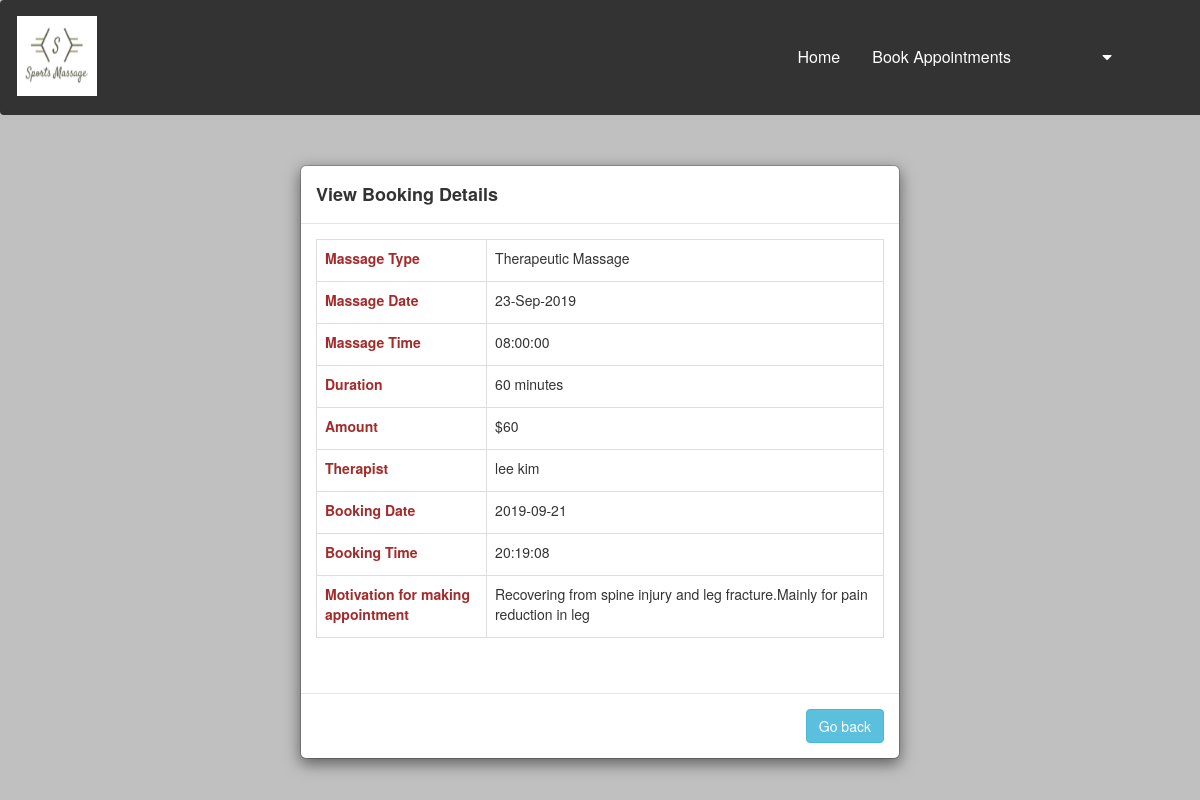
Page /View.php?id=22 on the committed database.
### tables this page shows
CREATE TABLE `bookings` (
  `BookingId` int(11) NOT NULL,
  `Email` varchar(50) DEFAULT NULL,
  `MassageType` varchar(50) DEFAULT NULL,
  `Duration` int(11) DEFAULT NULL,
  `Amount` double DEFAULT NULL,
  `BookingDate` date DEFAULT NULL,
  `BookingTime` time DEFAULT NULL,
  `MessageForTherapist` varchar(100) DEFAULT NULL,
  `ServiceId` int(11) NOT NULL,
  `EmployeeId` int(11) NOT NULL,
  `BookedDate` date NOT NULL,
  `Bookedtime` time NOT NULL,
  `BookingStatus` varchar(20) NOT NULL
);

CREATE TABLE `employeedetails` (
  `EmployeeId` int(11) NOT NULL,
  `Email` varchar(50) DEFAULT NULL,
  `FirstName` varchar(50) DEFAULT NULL,
  `LastName` varchar(50) DEFAULT NULL,
  `DOB` date NOT NULL,
  `Mobile` bigint(20) DEFAULT NULL,
  `IsAdmin` int(11) NOT NULL,
  `Password` varchar(50) DEFAULT NULL
);

### View.php (the view, shortened to what this page needs)
<?php
 require("usertab.php");
 require 'dbconnect.php';
     $output='';
     $bookingid=$_GET["id"];
     $query = "SELECT B.MassageType,B.Duration,B.Amount,B.BookingDate,B.BookingTime,B.BookedDate,B.MessageForTherapist,
     B.BookedTime,B.BookingStatus,E.FirstName,E.LastName FROM Bookings B JOIN EmployeeDetails E ON B.EmployeeId=E.EmployeeId WHERE  BookingId =$bookingid";
     $result = mysqli_query($mysqli, $query);
 ?>
 <html>
     <head>
     <link rel="stylesheet" href="https://maxcdn.bootstrapcdn.com/bootstrap/3.4.0/css/bootstrap.min.css">
    </head>
    <body style="background-color:silver;">
    <div id="add_data_Modal" class="container">
      <div class="modal-dialog">
           <div class="modal-content">
                <div class="modal-header">
                     <h4 class="modal-title"><b>View Booking Details</b></h4>
                </div>
                <div class="modal-body">
             <?php
              $output .= '
              <div class="table-responsive">
                   <table class="table table-bordered">';
              while($row = mysqli_fetch_array($result))
              {
                   $output .= '
                <tr>
                     <td width="30%"><label>Massage Type</label></td>
                     <td width="70%">'.$row["MassageType"].'</td>
                </tr>
                <tr>
                     <td width="30%"><label>Massage Date</label></td>
                     <td width="70%">'.date('d-M-Y',strtotime($row['BookedDate'])).'</td>
                </tr>
                <tr>
                     <td width="30%"><label>Massage Time</label></td>
                     <td width="70%">'.$row["BookedTime"].'</td>
                </tr>
                <tr>
                     <td width="30%"><label>Duration</label></td>
                     <td width="70%">'.$row["Duration"].' minutes</td>
                </tr>
                <tr>
                     <td width="30%"><label>Amount</label></td>
                     <td width="70%">$'.$row["Amount"].'</td>
                </tr>
                <tr>
                     <td width="30%"><label>Therapist</label></td>
                     <td width="70%">'.$row["FirstName"].' '.$row["LastName"].'</td>
                </tr>
                <tr>
                     <td width="30%"><label>Booking Date</label></td>
                     <td width="70%">'.$row["BookingDate"].'</td>
                </tr>
                <tr>
                     <td width="30%"><label>Booking Time</label></td>
                     <td width="70%">'.$row["BookingTime"].'</td>
                </tr>
                <tr>
                     <td width="30%"><label>Motivation for making appointment</label></td>
                     <td width="70%">'.$row["MessageForTherapist"].'</td>
                </tr>
               ';
      }
      $output .= "</table></div>";
      echo $output;
                ?>
                </div>
                 <div class="modal-footer">
                 <a href="UserHome.php" class="btn btn-info">Go back</a>
                </div>
           </div>
      </div>
 </div>
    </body>

### stylesheet.css (style rules this page uses)
body { background-color: gray; }
label { font-weight: bold; color:brown; }
.btn { background-color: cadetblue; color: darkblue; }

### usertab.php (style rules this page uses)
body { font-family: Arial, Helvetica, sans-serif; }

### rows in the picture
bookings: MassageType "Therapeutic Massage", BookedDate "23-Sep-2019", Bookedtime "08:00:00", Duration "60", Amount "60", EmployeeId.FirstName "lee", EmployeeId.LastName "kim", BookingDate "2019-09-21", BookingTime "20:19:08", MessageForTherapist "Recovering from spine injury and leg fracture.Mainly for pain reduction in leg"
